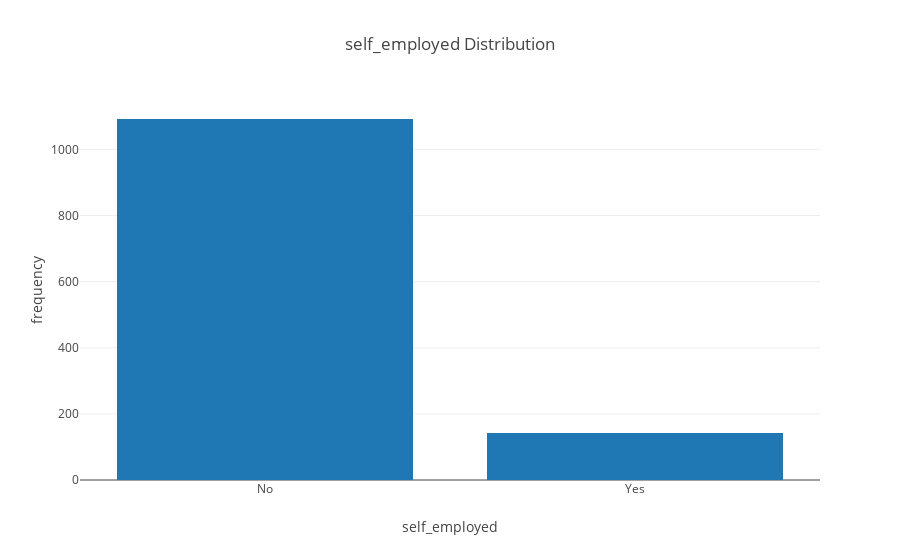

The code cell stored with this chart in its notebook:
### Markdown cell above
60% of the respondents have a family history of mental health problems which we anticipate to be a strong predictor of seeking mental health treatment.

### Code cell
iplot(plot_data['self_employed'][2])

### Figure 1 — Plotly figure (JSON) as saved in the notebook; plotly's stock layout.template omitted (floating-point values rounded to 4 significant figures)
{"data": [{"type": "bar", "x": ["No", "Yes"], "y": [1092, 142]}], "layout": {"title": "self_employed Distribution", "xaxis": {"title": "self_employed"}, "yaxis": {"title": "frequency"}}}
